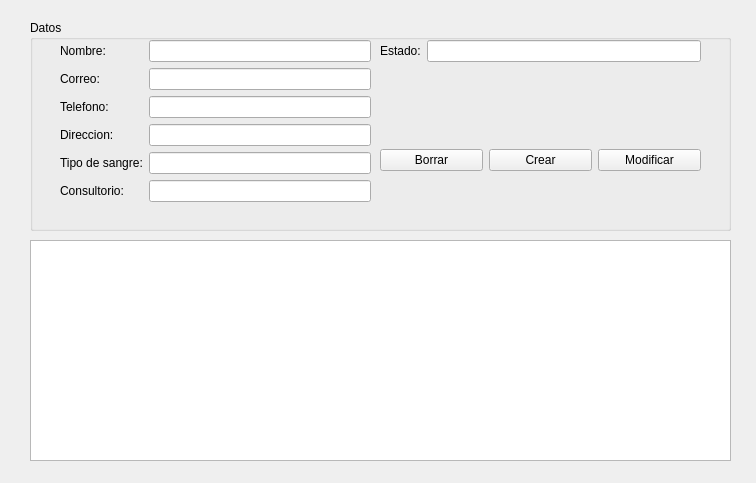
<?xml version="1.0" encoding="UTF-8"?>
<ui version="4.0">
 <class>Form</class>
 <widget class="QWidget" name="Form">
  <property name="geometry">
   <rect>
    <x>0</x>
    <y>0</y>
    <width>756</width>
    <height>483</height>
   </rect>
  </property>
  <property name="windowTitle">
   <string>Paciente CRUD</string>
  </property>
  <property name="windowIcon">
   <iconset resource="resources.qrc">
    <normaloff>:/icons/icons/paciente.png</normaloff>:/icons/icons/paciente.png</iconset>
  </property>
  <widget class="QGroupBox" name="groupBox">
   <property name="geometry">
    <rect>
     <x>30</x>
     <y>20</y>
     <width>701</width>
     <height>211</height>
    </rect>
   </property>
   <property name="title">
    <string>Datos</string>
   </property>
   <widget class="QWidget" name="formLayoutWidget">
    <property name="geometry">
     <rect>
      <x>30</x>
      <y>20</y>
      <width>311</width>
      <height>181</height>
     </rect>
    </property>
    <layout class="QFormLayout" name="formLayout">
     <item row="0" column="0">
      <widget class="QLabel" name="fullnameLabel">
       <property name="text">
        <string>Nombre:</string>
       </property>
      </widget>
     </item>
     <item row="1" column="0">
      <widget class="QLabel" name="emailLabel">
       <property name="text">
        <string>Correo:</string>
       </property>
      </widget>
     </item>
     <item row="2" column="0">
      <widget class="QLabel" name="telephoneLabel">
       <property name="text">
        <string>Telefono:</string>
       </property>
      </widget>
     </item>
     <item row="3" column="0">
      <widget class="QLabel" name="addressLabel">
       <property name="text">
        <string>Direccion:</string>
       </property>
      </widget>
     </item>
     <item row="0" column="1">
      <widget class="QLineEdit" name="fullnameInput"/>
     </item>
     <item row="1" column="1">
      <widget class="QLineEdit" name="emailInput"/>
     </item>
     <item row="2" column="1">
      <widget class="QLineEdit" name="telephoneInput"/>
     </item>
     <item row="3" column="1">
      <widget class="QLineEdit" name="addressInput"/>
     </item>
     <item row="4" column="0">
      <widget class="QLabel" name="bloodTypeLabel">
       <property name="text">
        <string>Tipo de sangre:</string>
       </property>
      </widget>
     </item>
     <item row="5" column="0">
      <widget class="QLabel" name="officeLabel">
       <property name="text">
        <string>Consultorio:</string>
       </property>
      </widget>
     </item>
     <item row="4" column="1">
      <widget class="QLineEdit" name="bloodTypeInput"/>
     </item>
     <item row="5" column="1">
      <widget class="QLineEdit" name="officeInput"/>
     </item>
    </layout>
   </widget>
   <widget class="QWidget" name="formLayoutWidget_2">
    <property name="geometry">
     <rect>
      <x>350</x>
      <y>20</y>
      <width>321</width>
      <height>51</height>
     </rect>
    </property>
    <layout class="QFormLayout" name="formLayout_2">
     <item row="0" column="0">
      <widget class="QLabel" name="stateLabel">
       <property name="text">
        <string>Estado:</string>
       </property>
      </widget>
     </item>
     <item row="0" column="1">
      <widget class="QLineEdit" name="stateInput"/>
     </item>
    </layout>
   </widget>
   <widget class="QWidget" name="horizontalLayoutWidget">
    <property name="geometry">
     <rect>
      <x>350</x>
      <y>80</y>
      <width>321</width>
      <height>121</height>
     </rect>
    </property>
    <layout class="QHBoxLayout" name="horizontalLayout">
     <item>
      <widget class="QPushButton" name="removeButton">
       <property name="text">
        <string>Borrar</string>
       </property>
      </widget>
     </item>
     <item>
      <widget class="QPushButton" name="createButton">
       <property name="text">
        <string>Crear</string>
       </property>
      </widget>
     </item>
     <item>
      <widget class="QPushButton" name="modifyButton">
       <property name="text">
        <string>Modificar</string>
       </property>
      </widget>
     </item>
    </layout>
   </widget>
  </widget>
  <widget class="QTableView" name="patientsTable">
   <property name="geometry">
    <rect>
     <x>30</x>
     <y>240</y>
     <width>701</width>
     <height>221</height>
    </rect>
   </property>
  </widget>
 </widget>
 <resources>
  <include location="resources.qrc"/>
 </resources>
 <connections/>
</ui>
